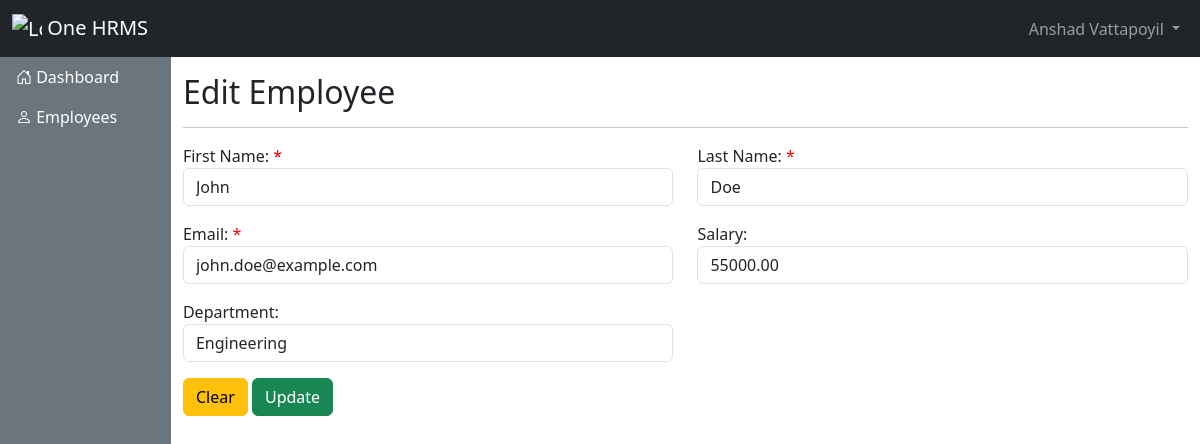
/add-employee.php?id=1, run on the app's committed database.
### tables this page shows
CREATE TABLE employees (
    id INT AUTO_INCREMENT PRIMARY KEY,
    first_name VARCHAR(50),
    last_name VARCHAR(50),
    email VARCHAR(100),
    salary DECIMAL(10, 2),
    department VARCHAR(50)
);

### Model/BaseModel.php (called while the page is built, shortened)
<?php
class BaseModel
{
    public function __construct($db)
    {
        $this->conn = $db;
    }
}

### Model/Employee.php (called while the page is built, shortened)
<?php
require ('BaseModel.php');
class Employee extends BaseModel implements CrudInterface
{
    private $table = 'employees';
    public function findOne($id)
    {
        $stmt = $this->conn->prepare('SELECT * FROM ' . $this->table . ' WHERE id = ?');
        $stmt->bind_param('i', $id);
        $stmt->execute();
        return $stmt->get_result()->fetch_assoc();
    }
}

### add-employee.php (the view, shortened to what this page needs)
<?php
require_once 'model/Employee.php';
$db = OneHRMS\database\Database::connect();
$employee = new OneHRMS\model\Employee($db);
$data = [
    'first_name' =>  '',
    'last_name' =>  '',
    'email' => '',
    'salary' => '',
    'department' => ''
];
if ($_SERVER["REQUEST_METHOD"] == "POST") {
    $data = [
        'first_name' =>  $_POST['first_name'],
        'last_name' =>  $_POST['last_name'],
        'email' => $_POST['email'],
        'salary' => $_POST['salary'],
        'department' => $_POST['department']
    ];
    $employee->first_name = $data['first_name'];
    $employee->last_name = $data['last_name'];
    $employee->email = $data['email'];
    $employee->salary = $data['salary'];
    $employee->department = $data['department'];
    $errors = $employee->validate($data);
    if (count($errors) === 0) {
        $result = isset($_POST['id']) ? $employee->update($_POST['id']) : $employee->add();
        if ($result) {
            header('Location: index.php');
            exit;
        } else {
            echo 'Error in saving employee.';
        }
    }
} else if ($_SERVER["REQUEST_METHOD"] == "GET" && isset($_GET['id'])) {
    $employee_id = $_GET['id'];
    $existing_employee = $employee->findOne($employee_id);
    if ($existing_employee) {
        $data = $existing_employee;
    }
}
?>
<!DOCTYPE html>
<html lang="en">
<head>
    <?php include_once('partials/header.php'); ?>
</head>
<body>
    <?php include_once('partials/navbar.php'); ?>
    <div class="d-flex">
        <?php include_once('partials/sidebar.php'); ?>
        <div class="container-fluid main-content">
            <div class="row">
                <div class="col mt-3">
                    <h2 class="mb-3">
                        <?php if (isset($employee_id)) : ?>
                            Edit Employee
                        <?php else : ?>
                            Add Employee
                        <?php endif; ?>
                    </h2>
                    <hr />
                </div>
            </div>
            <div class="row">
                <div class="col">
                    <form method="POST" action="<?php echo htmlspecialchars($_SERVER["PHP_SELF"]); ?>" id="employee-form">
                        <div class="row">
                            <div class="col-sm-12 col-md-6 mb-3">
                                <div class="form-group">
                                    <label for="first-name">First Name: <span class="required-asterisk">*</span></label>
                                    <input type="text" class="form-control" name="first_name" id="first-name" value="<?php echo htmlspecialchars($data['first_name']); ?>" required />
                                </div>
                            </div>
                            <div class="col-sm-12 col-md-6 mb-3">
                                <div class="form-group">
                                    <label for="last-name">Last Name: <span class="required-asterisk">*</span></label>
                                    <input type="text" class="form-control" name="last_name" id="last-name" value="<?php echo htmlspecialchars($data['last_name']); ?>" required />
                                </div>
                            </div>
                        </div>
                        <div class="row">
                            <div class="col">
                                <div class="form-group mb-3">
                                    <label for="email">Email: <span class="required-asterisk">*</span></label>
                                    <input type="email" class="form-control" name="email" id="email" value="<?php echo htmlspecialchars($data['email']); ?>" required />
                                </div>
                            </div>
                            <div class="col">
                                <div class="form-group mb-3">
                                    <label for="salary">Salary:</label>
                                    <input type="number" class="form-control" name="salary" id="salary" value="<?php echo htmlspecialchars($data['salary']); ?>" />
                                </div>
                            </div>
                        </div>
                        <div class="row">
                            <div class="col-md-6">
                                <div class="form-group mb-3">
                                    <label for="department">Department:</label>
                                    <input type="text" class="form-control" name="department" id="department" value="<?php echo htmlspecialchars($data['department']); ?>" />
                                </div>
                            </div>
                        </div>
                        <button type="button" class="btn btn-warning" onclick="resetForm()">Clear</button>
                        <button type="submit" class="btn btn-success">
                            <?php if (isset($employee_id)) : ?>
                                Update
                            <?php else : ?>
                                Save
                            <?php endif; ?>
                        </button>
                    </form>
                </div>
            </div>
        </div>
    </div>
</body>
</html>

### assets/css/style.css (style rules this page uses)
body { margin: 0; padding: 0; }
.main-content { max-height: calc(100vh - 50px); overflow: auto; }
.required-asterisk { color: red; }

### data on the page
employees: first_name "John", last_name "Doe", email "john.doe@example.com", salary "55000.00", department "Engineering"
